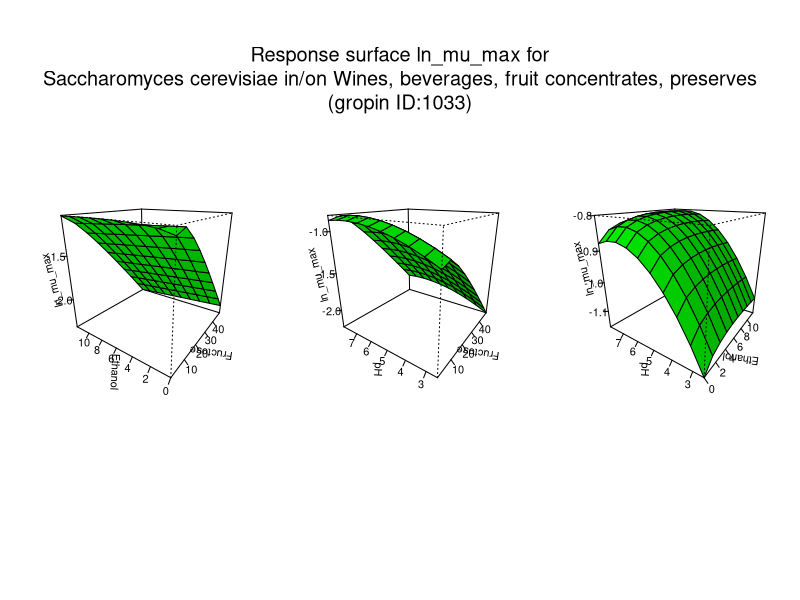

Generate this figure with R:
#############################
# start of Parameter script
#############################
Fructose <- seq(0.1001,49.95004995005,length.out=10)
Ethanol <- seq(0,11.988011988012,length.out=10)
pH <- seq(2.5025,7.99200799200799,length.out=10)
#############################
# end of Parameter script
#############################
############################# 
# start of Model script Gropin ID 1033 
#############################
 
# constant coefficients for this model
 
variables <- data.frame(Fructose,Ethanol,pH)
argumentsPar <- unique.data.frame(expand.grid(variables))
 
# heart of the model
response_surface <- function(Fructose,Ethanol,pH) {
   mumax <-log(0.45)-0.0146*((pH-7)^2)-40.85*((sqrt(1-( 55.556/(55.556+(Ethanol*0.7893/46)+(Fructose*10/180.16))))-0.05)^2)

	return(mumax=mumax)
} 

# output parameters
responseSurface <- cbind(argumentsPar,response_surface(argumentsPar['Fructose'],argumentsPar['Ethanol'],argumentsPar['pH']))
colnames(responseSurface) <- c(colnames(argumentsPar),'lnmumax')
#############################
# End of Model script
#############################
############################# 
# start of Visualisation script Gropin ID 1033 
#############################
titleText <-'Response surface ln_mu_max for
Saccharomyces cerevisiae in/on Wines, beverages, fruit concentrates, preserves
(gropin ID:1033)'
argPar1 <- unique.data.frame(expand.grid(Fructose,Ethanol))
argPar2 <- unique.data.frame(expand.grid(Fructose,pH))
argPar3 <- unique.data.frame(expand.grid(Ethanol,pH))
z1 <- matrix(unlist(response_surface(Fructose = argPar1[1],Ethanol = argPar1[2],pH = pH[1])),nrow=10)
z2 <- matrix(unlist(response_surface(Fructose = argPar2[1],pH = argPar2[2],Ethanol = Ethanol[1])),nrow=10)
z3 <- matrix(unlist(response_surface(Ethanol = argPar3[1],pH = argPar3[2],Fructose = Fructose[1])),nrow=10)
# adding precaution if response surface is zero
myZLim1 <- range(z1)
if(myZLim1[1] == myZLim1[2]) myZLim1[2] <- myZLim1[2]+1
myZLim2 <- range(z2)
if(myZLim2[1] == myZLim2[2]) myZLim2[2] <- myZLim2[2]+1
myZLim3 <- range(z3)
if(myZLim3[1] == myZLim3[2]) myZLim3[2] <- myZLim3[2]+1
if(length(Fructose)>1 & length(Ethanol)>1 & length(pH)>1) {
	par(mfrow = c(1,3))
	persp(Fructose,Ethanol,z1,col = 'green',xlab='Fructose',ylab='Ethanol',zlab='ln_mu_max',zlim=myZLim1,theta=305,phi=20,shade=0.25,ticktype = 'detailed')
	persp(Fructose,pH,z2,col = 'green',xlab='Fructose',ylab='pH',zlab='ln_mu_max',zlim=myZLim2,theta=305,phi=20,shade=0.25,ticktype = 'detailed')
	persp(Ethanol,pH,z3,col = 'green',xlab='Ethanol',ylab='pH',zlab='ln_mu_max',zlim=myZLim3,theta=305,phi=20,shade=0.25,ticktype = 'detailed')
	mtext(titleText,outer=T,  cex=1.2, line=-8.5, side=3)
} else {
		myPars <- unique.data.frame(expand.grid(Fructose,Ethanol,pH))
		myZ <-matrix(unlist(response_surface(myPars[,1],myPars[,2],myPars[,3])),nrow=10)
		myZLim <- range(myZ)
if(myZLim[1] == myZLim[2]) myZLim[2] <- myZLim[2]+1
	if(length(pH)==1) {
		persp(Fructose,Ethanol,myZ,col = 'green',xlab='Fructose',ylab='Ethanol',zlab='ln_mu_max',main=titleText,sub=paste('other variable: pH =',round(pH,digits = 2)),zlim=myZLim,theta=305,phi=20,shade=0.25,ticktype = 'detailed')
	}
	if(length(Ethanol)==1) {
		persp(Fructose,pH,myZ,col = 'green',xlab='Fructose',ylab='pH',zlab='ln_mu_max',main=titleText,sub=paste('other variable: Ethanol =',round(Ethanol,digits = 2)),zlim=myZLim,theta=305,phi=20,shade=0.25,ticktype = 'detailed')
	}
	if(length(Fructose)==1) {
		persp(Ethanol,pH,myZ,col = 'green',xlab='Ethanol',ylab='pH',zlab='ln_mu_max',main=titleText,sub=paste('other variable: Fructose =',round(Fructose,digits = 2)),zlim=myZLim,theta=305,phi=20,shade=0.25,ticktype = 'detailed')
	}
}
#############################
# End of Visualisation script
#############################
